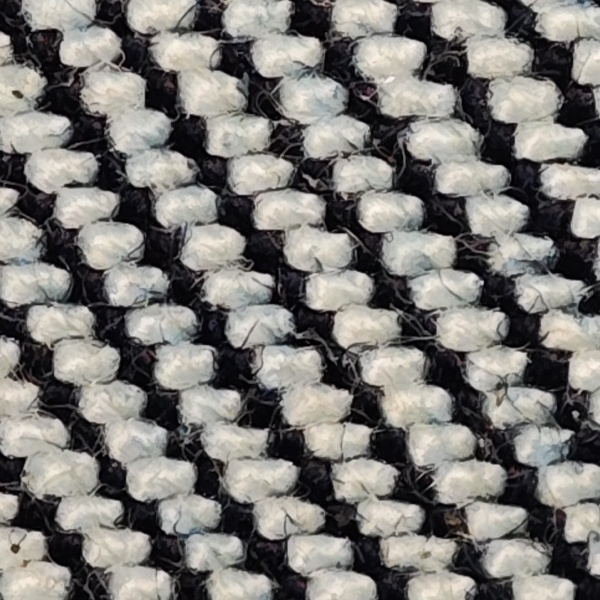
#> input picture experiments/shibie-8k-rt-physical-optics/photo_05_real_R_native600.jpg, 600 x 600 px; its folder holds only this picture in this run
$ python -i width.py   (imports and definitions only)   (older library calls are emulated)
#> lines starting #> are read from the running program, lines starting #| are printed output that depends on the picture
#> further down, picture is the input picture: shape (600, 600, 3); mean B, G, R 119.6, 123.1, 125.2
### shibie/tmp/scale_probe/engine/preprocess.py
from __future__ import annotations

import cv2
import numpy as np


def to_gray(image: np.ndarray) -> np.ndarray:
    if image.ndim == 2:
        return image
    return cv2.cvtColor(image, cv2.COLOR_BGR2GRAY)


# [33 lines left out: functions resize_max_side, crop_roi, not called in this run]


def local_normalize(gray: np.ndarray) -> np.ndarray:
    clahe = cv2.createCLAHE(clipLimit=2.0, tileGridSize=(8, 8))
    return clahe.apply(gray)


# [12 lines left out: function rotate_keep_size, not called in this run]


def center_crop(image: np.ndarray, ratio: float = 0.82) -> np.ndarray:
    roi, _ = crop_roi(image, ratio)
    return roi

### shibie/tmp/scale_probe/engine/width.py
from __future__ import annotations

import cv2
import numpy as np

from .config import EngineConfig, DEFAULT_CONFIG
from .preprocess import resize_max_side, to_gray


def _gradient_image(image: np.ndarray) -> np.ndarray:
    gray = to_gray(image).astype(np.float32) / 255.0
    gx = cv2.Sobel(gray, cv2.CV_32F, 1, 0, ksize=3)
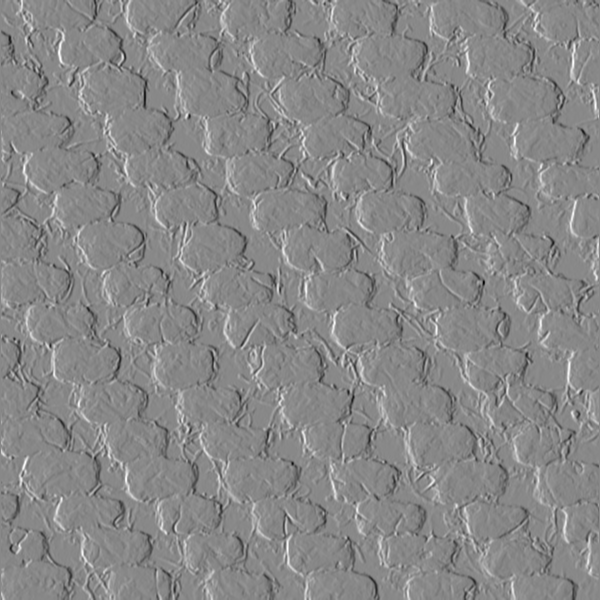
#> gx: shape (600, 600) float32; min -2.8, max 2.42, mean -0.00015; drawn with min black and max white
    gy = cv2.Sobel(gray, cv2.CV_32F, 0, 1, ksize=3)
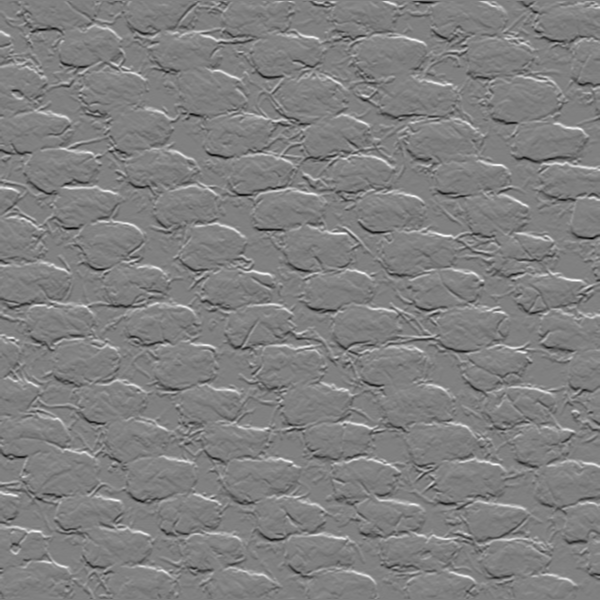
#> gy: shape (600, 600) float32; min -2.97, max 2.91, mean -0.000773; drawn with min black and max white
    magnitude = cv2.magnitude(gx, gy)
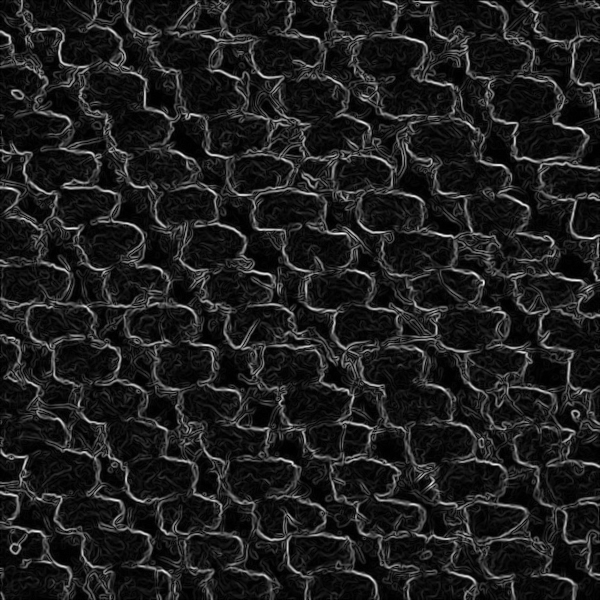
#> magnitude: shape (600, 600) float32; min 0, max 2.97, mean 0.358; drawn with min black and max white
    return cv2.GaussianBlur(magnitude, (0, 0), 1.0)
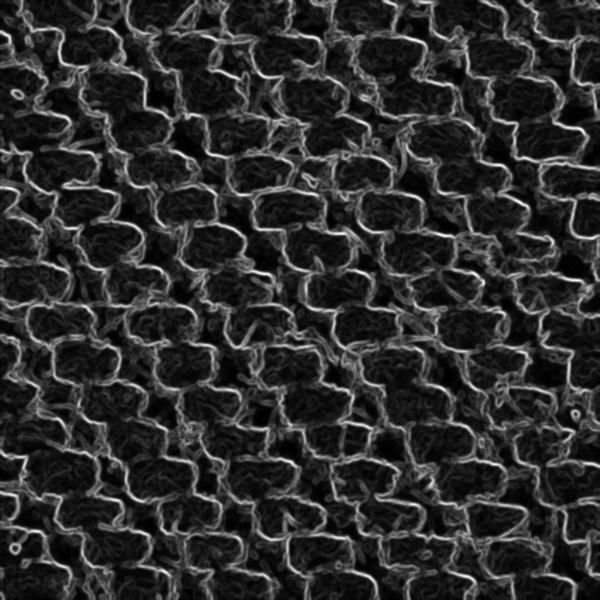
#> returned value: shape (600, 600) float32; min 0.00527, max 1.97, mean 0.358; drawn with min black and max white


# [60 lines left out: functions estimate_reflection_registration, map_centerlines_to_reflection, not called in this run]


# 保留旧名称，避免宽度模块内已有调用发生行为变化。
def _source_centerlines(seed: dict, normalization: dict, matrix: np.ndarray) -> list[np.ndarray]:
    return map_centerlines_to_reflection(seed, normalization, matrix)


# [259 lines left out: functions _sample_profile, _tile_quality, _gradient_peak_indices, _subpixel_peak_offset, edge_pair_candidates, edge_pair_width and 3 more, not called in this run]

>>> import cv2
>>> picture = cv2.imread('../../../../experiments/shibie-8k-rt-physical-optics/photo_05_real_R_native600.jpg')
>>> result = _gradient_image(picture)
